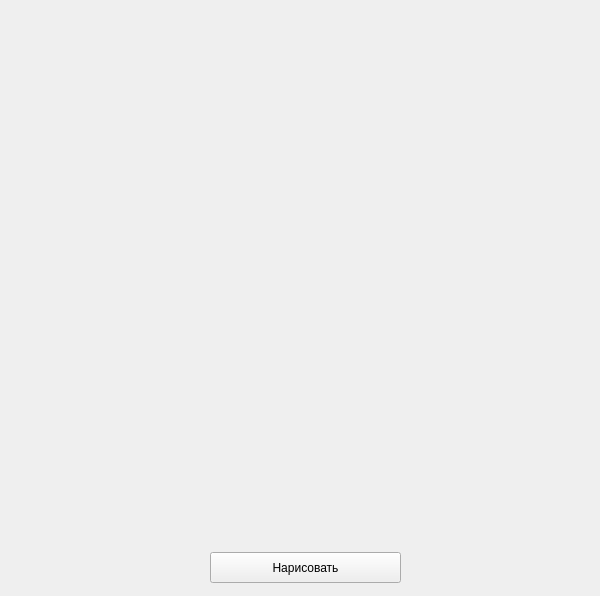
<?xml version="1.0" encoding="UTF-8"?>
<ui version="4.0">
 <class>MainWindow</class>
 <widget class="QMainWindow" name="MainWindow">
  <property name="geometry">
   <rect>
    <x>0</x>
    <y>0</y>
    <width>600</width>
    <height>596</height>
   </rect>
  </property>
  <property name="windowTitle">
   <string>Git и желтые окружности</string>
  </property>
  <widget class="QWidget" name="centralwidget">
   <widget class="QPushButton" name="btn_run">
    <property name="geometry">
     <rect>
      <x>210</x>
      <y>552</y>
      <width>191</width>
      <height>31</height>
     </rect>
    </property>
    <property name="text">
     <string>Нарисовать</string>
    </property>
   </widget>
  </widget>
 </widget>
 <resources/>
 <connections/>
</ui>
